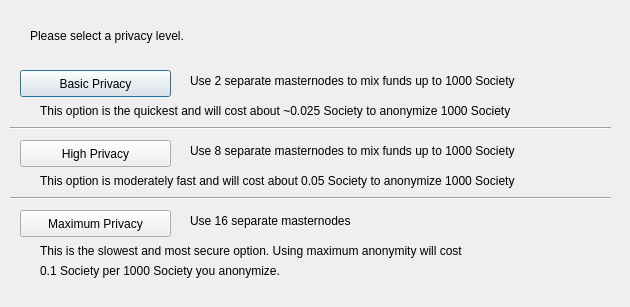
<?xml version="1.0" encoding="UTF-8"?>
<ui version="4.0">
 <class>DarksendConfig</class>
 <widget class="QDialog" name="DarksendConfig">
  <property name="geometry">
   <rect>
    <x>0</x>
    <y>0</y>
    <width>630</width>
    <height>307</height>
   </rect>
  </property>
  <property name="windowTitle">
   <string>Configure Darksend</string>
  </property>
  <widget class="QPushButton" name="buttonBasic">
   <property name="geometry">
    <rect>
     <x>20</x>
     <y>70</y>
     <width>151</width>
     <height>27</height>
    </rect>
   </property>
   <property name="text">
    <string>Basic Privacy</string>
   </property>
  </widget>
  <widget class="QPushButton" name="buttonHigh">
   <property name="geometry">
    <rect>
     <x>20</x>
     <y>140</y>
     <width>151</width>
     <height>27</height>
    </rect>
   </property>
   <property name="text">
    <string>High Privacy</string>
   </property>
  </widget>
  <widget class="QPushButton" name="buttonMax">
   <property name="geometry">
    <rect>
     <x>20</x>
     <y>210</y>
     <width>151</width>
     <height>27</height>
    </rect>
   </property>
   <property name="text">
    <string>Maximum Privacy</string>
   </property>
  </widget>
  <widget class="QLabel" name="label">
   <property name="geometry">
    <rect>
     <x>30</x>
     <y>20</y>
     <width>571</width>
     <height>31</height>
    </rect>
   </property>
   <property name="text">
    <string>Please select a privacy level.</string>
   </property>
  </widget>
  <widget class="QLabel" name="label_2">
   <property name="geometry">
    <rect>
     <x>190</x>
     <y>70</y>
     <width>421</width>
     <height>21</height>
    </rect>
   </property>
   <property name="text">
    <string>Use 2 separate masternodes to mix funds up to 1000 Society</string>
   </property>
  </widget>
  <widget class="QLabel" name="label_3">
   <property name="geometry">
    <rect>
     <x>190</x>
     <y>140</y>
     <width>411</width>
     <height>21</height>
    </rect>
   </property>
   <property name="text">
    <string>Use 8 separate masternodes to mix funds up to 1000 Society</string>
   </property>
  </widget>
  <widget class="QLabel" name="label_4">
   <property name="geometry">
    <rect>
     <x>190</x>
     <y>210</y>
     <width>421</width>
     <height>21</height>
    </rect>
   </property>
   <property name="text">
    <string>Use 16 separate masternodes</string>
   </property>
  </widget>
  <widget class="QLabel" name="label_6">
   <property name="geometry">
    <rect>
     <x>40</x>
     <y>100</y>
     <width>561</width>
     <height>21</height>
    </rect>
   </property>
   <property name="text">
    <string>This option is the quickest and will cost about ~0.025 Society to anonymize 1000 Society</string>
   </property>
  </widget>
  <widget class="QLabel" name="label_7">
   <property name="geometry">
    <rect>
     <x>40</x>
     <y>170</y>
     <width>561</width>
     <height>21</height>
    </rect>
   </property>
   <property name="text">
    <string>This option is moderately fast and will cost about 0.05 Society to anonymize 1000 Society</string>
   </property>
  </widget>
  <widget class="QLabel" name="label_8">
   <property name="geometry">
    <rect>
     <x>40</x>
     <y>240</y>
     <width>561</width>
     <height>21</height>
    </rect>
   </property>
   <property name="text">
    <string>This is the slowest and most secure option. Using maximum anonymity will cost</string>
   </property>
  </widget>
  <widget class="QLabel" name="label_9">
   <property name="geometry">
    <rect>
     <x>40</x>
     <y>260</y>
     <width>561</width>
     <height>21</height>
    </rect>
   </property>
   <property name="text">
    <string>0.1 Society per 1000 Society you anonymize.</string>
   </property>
  </widget>
  <widget class="Line" name="line">
   <property name="geometry">
    <rect>
     <x>10</x>
     <y>120</y>
     <width>601</width>
     <height>16</height>
    </rect>
   </property>
   <property name="orientation">
    <enum>Qt::Horizontal</enum>
   </property>
  </widget>
  <widget class="Line" name="line_2">
   <property name="geometry">
    <rect>
     <x>10</x>
     <y>190</y>
     <width>601</width>
     <height>16</height>
    </rect>
   </property>
   <property name="orientation">
    <enum>Qt::Horizontal</enum>
   </property>
  </widget>
 </widget>
 <resources/>
 <connections/>
</ui>
